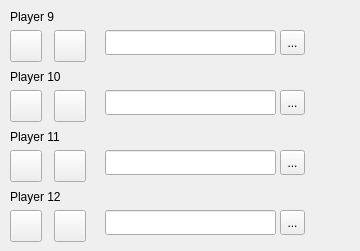
     <widget class="QWidget" name="widget_17" native="true">
      <property name="geometry">
       <rect>
        <x>750</x>
        <y>10</y>
        <width>360</width>
        <height>251</height>
       </rect>
      </property>
      <widget class="QPushButton" name="PLay_9">
       <property name="geometry">
        <rect>
         <x>10</x>
         <y>30</y>
         <width>32</width>
         <height>32</height>
        </rect>
       </property>
       <property name="font">
        <font>
         <family>Analecta</family>
         <pointsize>12</pointsize>
         <italic>false</italic>
         <kerning>true</kerning>
        </font>
       </property>
       <property name="autoFillBackground">
        <bool>false</bool>
       </property>
       <property name="icon">
        <iconset resource="icones.qrc">
         <normaloff>:/Icones_logiciel/Play.ico</normaloff>:/Icones_logiciel/Play.ico</iconset>
       </property>
      </widget>
      <widget class="QLabel" name="label_13">
       <property name="geometry">
        <rect>
         <x>10</x>
         <y>6</y>
         <width>71</width>
         <height>21</height>
        </rect>
       </property>
       <property name="text">
        <string>Player 9</string>
       </property>
      </widget>
      <widget class="QLabel" name="label_27">
       <property name="geometry">
        <rect>
         <x>10</x>
         <y>66</y>
         <width>81</width>
         <height>21</height>
        </rect>
       </property>
       <property name="text">
        <string>Player 10</string>
       </property>
      </widget>
      <widget class="QLabel" name="label_28">
       <property name="geometry">
        <rect>
         <x>10</x>
         <y>126</y>
         <width>91</width>
         <height>21</height>
        </rect>
       </property>
       <property name="text">
        <string>Player 11</string>
       </property>
      </widget>
      <widget class="QLabel" name="label_29">
       <property name="geometry">
        <rect>
         <x>10</x>
         <y>186</y>
         <width>91</width>
         <height>21</height>
        </rect>
       </property>
       <property name="text">
        <string>Player 12</string>
       </property>
      </widget>
      <widget class="QLineEdit" name="URl_9">
       <property name="geometry">
        <rect>
         <x>105</x>
         <y>30</y>
         <width>171</width>
         <height>25</height>
        </rect>
       </property>
       <property name="echoMode">
        <enum>QLineEdit::Normal</enum>
       </property>
      </widget>
      <widget class="QToolButton" name="openFile_9">
       <property name="geometry">
        <rect>
         <x>280</x>
         <y>30</y>
         <width>25</width>
         <height>25</height>
        </rect>
       </property>
       <property name="text">
        <string>...</string>
       </property>
       <property name="icon">
        <iconset resource="icones.qrc">
         <normaloff>:/Icones_logiciel/new icone bleu.ico</normaloff>:/Icones_logiciel/new icone bleu.ico</iconset>
       </property>
      </widget>
      <widget class="QPushButton" name="Stop_9">
       <property name="geometry">
        <rect>
         <x>54</x>
         <y>30</y>
         <width>32</width>
         <height>32</height>
        </rect>
       </property>
       <property name="text">
        <string/>
       </property>
       <property name="icon">
        <iconset resource="icones.qrc">
         <normaloff>:/Icones_logiciel/Stop.ico</normaloff>:/Icones_logiciel/Stop.ico</iconset>
       </property>
      </widget>
      <widget class="QPushButton" name="Stop_10">
       <property name="geometry">
        <rect>
         <x>54</x>
         <y>90</y>
         <width>32</width>
         <height>32</height>
        </rect>
       </property>
       <property name="text">
        <string/>
       </property>
       <property name="icon">
        <iconset resource="icones.qrc">
         <normaloff>:/Icones_logiciel/Stop.ico</normaloff>:/Icones_logiciel/Stop.ico</iconset>
       </property>
      </widget>
      <widget class="QToolButton" name="openFile_10">
       <property name="geometry">
        <rect>
         <x>280</x>
         <y>90</y>
         <width>25</width>
         <height>25</height>
        </rect>
       </property>
       <property name="text">
        <string>...</string>
       </property>
       <property name="icon">
        <iconset resource="icones.qrc">
         <normaloff>:/Icones_logiciel/new icone bleu.ico</normaloff>:/Icones_logiciel/new icone bleu.ico</iconset>
       </property>
      </widget>
      <widget class="QLineEdit" name="URl_10">
       <property name="geometry">
        <rect>
         <x>105</x>
         <y>90</y>
         <width>171</width>
         <height>25</height>
        </rect>
       </property>
       <property name="echoMode">
        <enum>QLineEdit::Normal</enum>
       </property>
      </widget>
      <widget class="QPushButton" name="PLay_10">
       <property name="geometry">
        <rect>
         <x>10</x>
         <y>90</y>
         <width>32</width>
         <height>32</height>
        </rect>
       </property>
       <property name="text">
        <string/>
       </property>
       <property name="icon">
        <iconset resource="icones.qrc">
         <normaloff>:/Icones_logiciel/Play.ico</normaloff>:/Icones_logiciel/Play.ico</iconset>
       </property>
      </widget>
      <widget class="QPushButton" name="Stop_11">
       <property name="geometry">
        <rect>
         <x>54</x>
         <y>150</y>
         <width>32</width>
         <height>32</height>
        </rect>
       </property>
       <property name="text">
        <string/>
       </property>
       <property name="icon">
        <iconset resource="icones.qrc">
         <normaloff>:/Icones_logiciel/Stop.ico</normaloff>:/Icones_logiciel/Stop.ico</iconset>
       </property>
      </widget>
      <widget class="QToolButton" name="openFile_11">
       <property name="geometry">
        <rect>
         <x>280</x>
         <y>150</y>
         <width>25</width>
         <height>25</height>
        </rect>
       </property>
       <property name="text">
        <string>...</string>
       </property>
       <property name="icon">
        <iconset resource="icones.qrc">
         <normaloff>:/Icones_logiciel/new icone bleu.ico</normaloff>:/Icones_logiciel/new icone bleu.ico</iconset>
       </property>
      </widget>
      <widget class="QLineEdit" name="URl_11">
       <property name="geometry">
        <rect>
         <x>105</x>
         <y>150</y>
         <width>171</width>
         <height>25</height>
        </rect>
       </property>
       <property name="echoMode">
        <enum>QLineEdit::Normal</enum>
       </property>
      </widget>
      <widget class="QPushButton" name="PLay_11">
       <property name="geometry">
        <rect>
         <x>10</x>
         <y>150</y>
         <width>32</width>
         <height>32</height>
        </rect>
       </property>
       <property name="text">
        <string/>
       </property>
       <property name="icon">
        <iconset resource="icones.qrc">
         <normaloff>:/Icones_logiciel/Play.ico</normaloff>:/Icones_logiciel/Play.ico</iconset>
       </property>
      </widget>
      <widget class="QPushButton" name="Stop_12">
       <property name="geometry">
        <rect>
         <x>54</x>
         <y>210</y>
         <width>32</width>
         <height>32</height>
        </rect>
       </property>
       <property name="text">
        <string/>
       </property>
       <property name="icon">
        <iconset resource="icones.qrc">
         <normaloff>:/Icones_logiciel/Stop.ico</normaloff>:/Icones_logiciel/Stop.ico</iconset>
       </property>
      </widget>
      <widget class="QToolButton" name="openFile_12">
       <property name="geometry">
        <rect>
         <x>280</x>
         <y>210</y>
         <width>25</width>
         <height>25</height>
        </rect>
       </property>
       <property name="text">
        <string>...</string>
       </property>
       <property name="icon">
        <iconset resource="icones.qrc">
         <normaloff>:/Icones_logiciel/new icone bleu.ico</normaloff>:/Icones_logiciel/new icone bleu.ico</iconset>
       </property>
      </widget>
      <widget class="QLineEdit" name="URl_12">
       <property name="geometry">
        <rect>
         <x>105</x>
         <y>210</y>
         <width>171</width>
         <height>25</height>
        </rect>
       </property>
       <property name="echoMode">
        <enum>QLineEdit::Normal</enum>
       </property>
      </widget>
      <widget class="QPushButton" name="PLay_12">
       <property name="geometry">
        <rect>
         <x>10</x>
         <y>210</y>
         <width>32</width>
         <height>32</height>
        </rect>
       </property>
       <property name="text">
        <string/>
       </property>
       <property name="icon">
        <iconset resource="icones.qrc">
         <normaloff>:/Icones_logiciel/Play.ico</normaloff>:/Icones_logiciel/Play.ico</iconset>
       </property>
      </widget>
     </widget>
